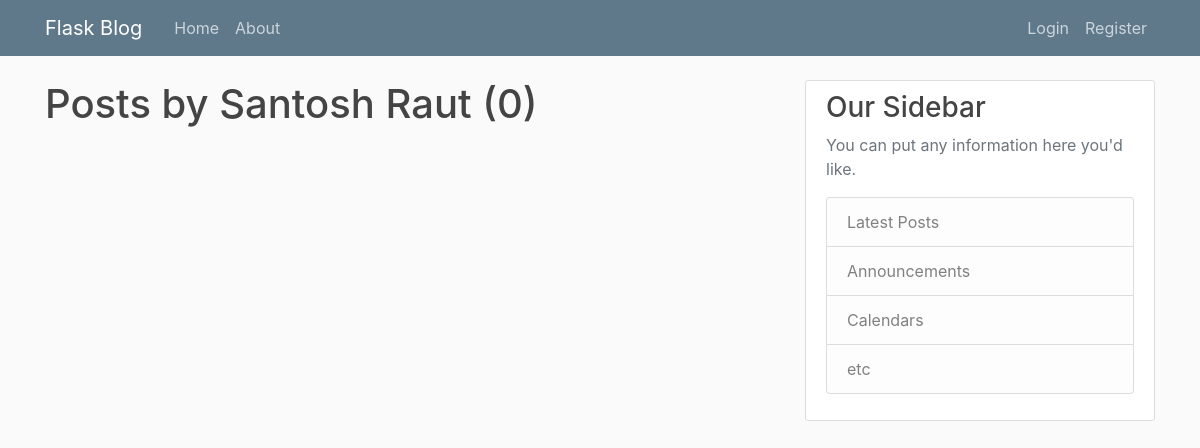
The page /user/Santosh Raut on the database as committed earlier.
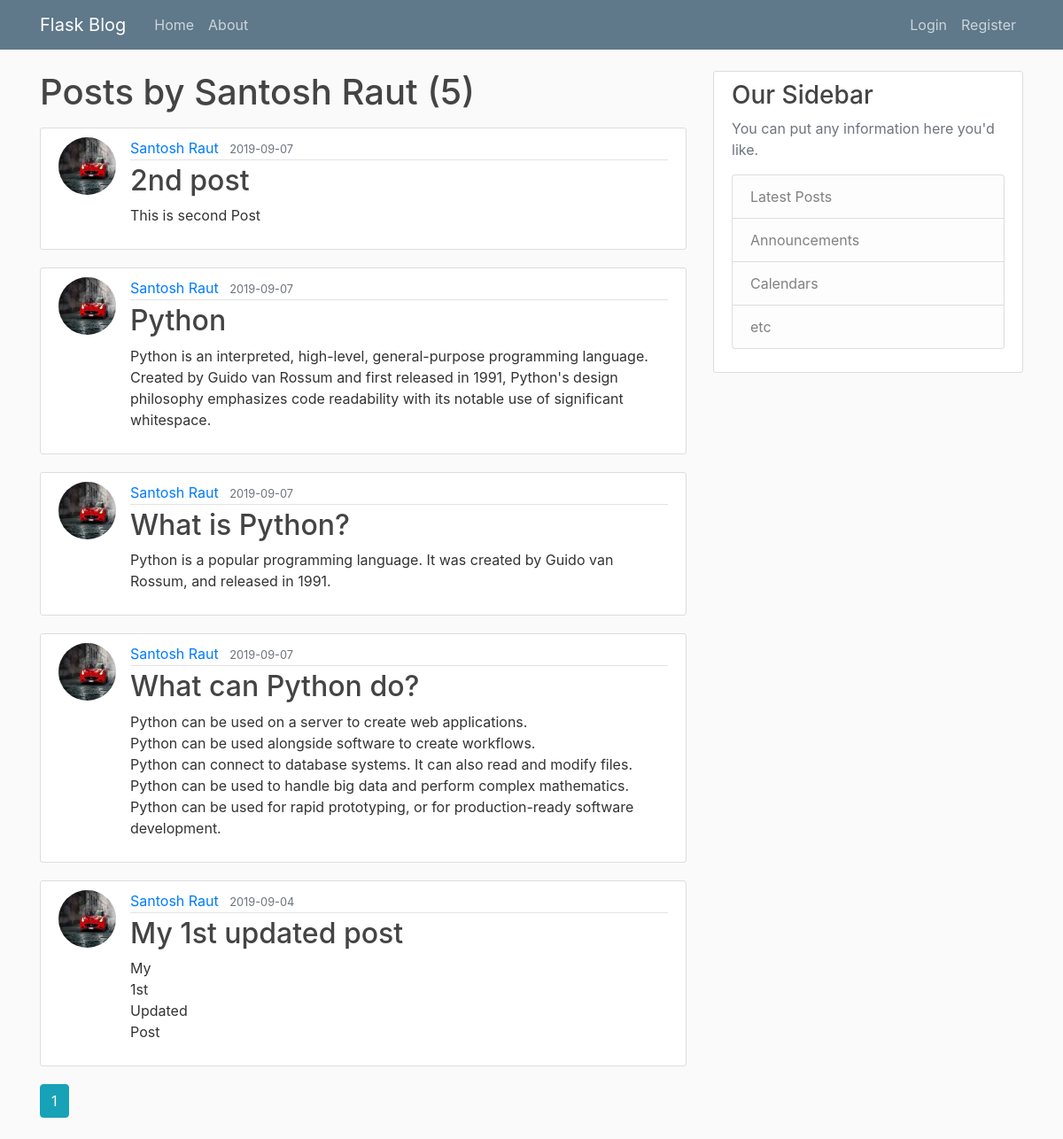
The same page on the database as committed later.
### flaskblog/models.py (models this page shows, shortened)
class Post(db.Model):
    id = db.Column( db.Integer, primary_key = True )
    title = db.Column(db.String(100), nullable=False )
    date_posted = db.Column(db.DateTime, nullable=False, default=datetime.utcnow())
    content = db.Column(db.Text, nullable=False)
    user_id = db.Column(db.Integer, db.ForeignKey('user.id'), nullable=False)

class User(db.Model, UserMixin):
    id = db.Column( db.Integer, primary_key = True )
    username = db.Column(db.String(20), unique=True, nullable=False )
    email = db.Column(db.String(120), unique=True, nullable=False)
    image_file = db.Column(db.String(120), nullable=False, default='default.jpg')
    password = db.Column(db.String(60), nullable=False)
    posts = db.relationship('Post', backref='author', lazy=True)

### flaskblog/users/routes.py (the view)
@users.route("/user/<string:username>")
def user_posts(username):
    page = request.args.get('page', 1, type=int)
    user = User.query.filter_by(username=username).first_or_404()
    posts = Post.query.filter_by(author=user)\
        .order_by(Post.date_posted.desc())\
        .paginate(page=page, per_page=5)
    return render_template('user_posts.html', posts=posts, user=user)

### flaskblog/templates/user_posts.html
{% extends 'layout.html' %}
{% block content %}
    <h1 class="mb-3">Posts by {{ user.username }} ({{ posts.total }})</h1>
    {% for post in posts.items %}
        <article class="media content-section">
            <img class="rounded-circle article-img" src="{{ url_for('static', filename='profile_pics/' + post.author.image_file)}}">
            <div class="media-body">
                <div class="article-metadata">
                  <a class="mr-2" href="{{ url_for('users.user_posts', username=post.author.username) }}">{{ post.author.username }}</a>
                  <small class="text-muted">{{ post.date_posted.strftime('%Y-%m-%d') }}</small>
                </div>
                <h2><a class="article-title" href="{{ url_for('posts.post', post_id=post.id) }}">{{ post.title }}</a></h2>
                <p class="article-content">{{ post.content }}</p>
            </div>
        </article>
    {% endfor %}
    {% for page_num in posts.iter_pages(left_edge=1, right_edge=1, left_current=1, right_current=2) %}
        {% if page_num %}
            {% if posts.page == page_num %}
                <a class="btn btn-info mb-4" href="{{ url_for('users.user_posts',username=user.username, page=page_num) }}">{{ page_num }}</a>
            {% else %}
                <a class="btn btn-outline-info mb-4" href="{{ url_for('users.user_posts',username=user.username, page=page_num) }}">{{ page_num }}</a>
            {% endif %}
        {% else %}
            ...
        {% endif %}
    {% endfor %}
{% endblock %}

Rows that differ between the two databases and show on the page:
added Post: image_file (picture), author.username "Santosh Raut", date_posted "2019-09-07", title "2nd post", content "This is second Post"
added Post: image_file (picture), author.username "Santosh Raut", date_posted "2019-09-07", title "Python", content "Python is an interpreted, high-level, general-purpose programming language. Created by Guido van Rossum and first released in 1991, Python's design philosophy emphasizes code readability with its notable use of significant whitespace."
added Post: image_file (picture), author.username "Santosh Raut", date_posted "2019-09-07", title "What is Python?", content "Python is a popular programming language. It was created by Guido van Rossum, and released in 1991."
added Post: image_file (picture), author.username "Santosh Raut", date_posted "2019-09-07", title "What can Python do?", content "Python can be used on a server to create web applications. Python can be used alongside software to create workflows. Python can connect to database systems. It can also read and modify files. Python can be used to handle big data and perform complex mathematics. Python can be used for rapid prototyping, or for production-ready software development."
added Post: image_file (picture), author.username "Santosh Raut", date_posted "2019-09-04", title "My 1st updated post", content "My 1st Updated Post"
Other text that changed with them:
{{ posts.total }}: "0" → "5"
new list line: "1"
